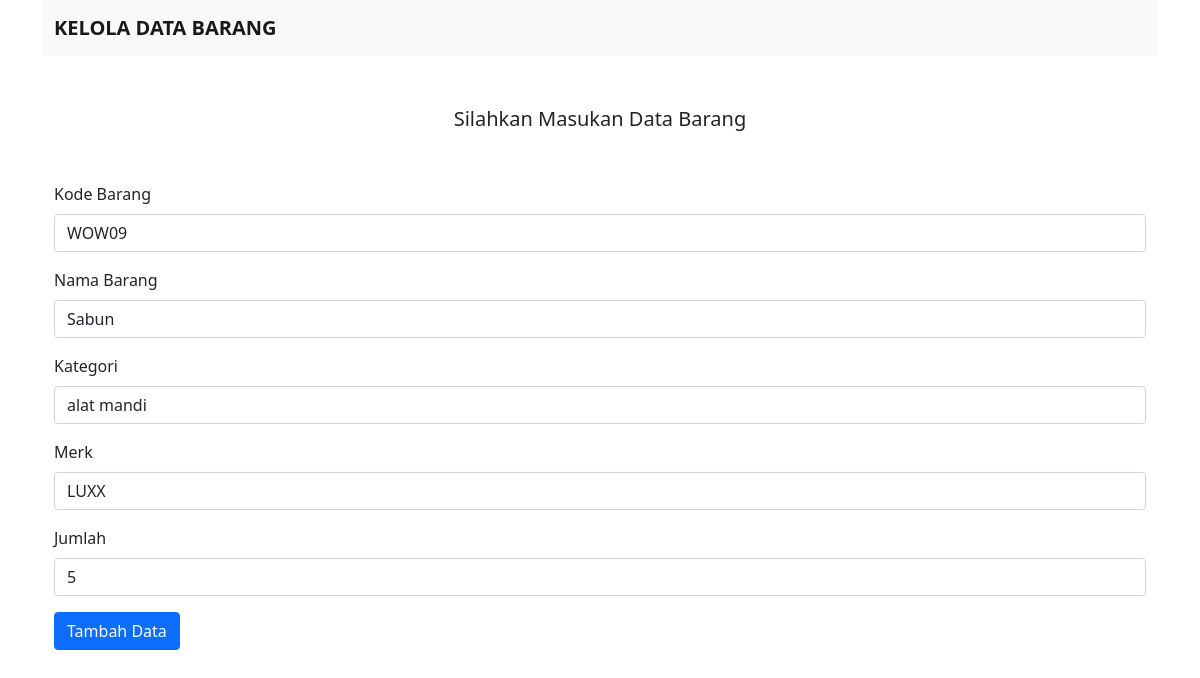
Page /edit.php?id=876558 on the committed database.
### tables this page shows
CREATE TABLE `barang` (
  `id` int(20) NOT NULL,
  `kode_brg` varchar(50) NOT NULL,
  `nama_brg` varchar(225) NOT NULL,
  `kategori` varchar(20) NOT NULL,
  `merk` varchar(20) NOT NULL,
  `jumlah` int(20) NOT NULL
);

### database.php (called while the page is built, shortened)
<?php
$connect = mysqli_connect(DB_HOST, DB_USER, DB_PASS, DB_NAME) or die("Gagal menampilkan database " . mysqli_error($connect));
function editData($tablename, $id)
{
    global $connect;
    $sql = mysqli_query($connect, "SELECT * FROM $tablename WHERE id = '$id'");
    return $sql;
}
?>

### edit.php (the view, shortened to what this page needs)
<?php
include_once("database.php");
$sql = editData("barang", $_GET['id']);
?>
<!doctype html>
<html lang="en">
<head>
    <link href="https://cdn.jsdelivr.net/npm/bootstrap@5.0.2/dist/css/bootstrap.min.css" rel="stylesheet"
>
</head>
<body>
    <div class="container">
        <nav class="navbar navbar-expand-lg navbar-light bg-light">
            <div class="container-fluid ">
                <a class="navbar-brand" href="Home" style="padding-start: 100px;"><strong>KELOLA DATA
                        BARANG</strong></a>
            </div>
        </nav>
        <figure class="text-center mt-5">
            <blockquote class="blockquote">
                <p>Silahkan Masukan Data Barang</p>
            </blockquote>
        </figure>
        <div class="container mt-5">
            <form action="proses_update.php" method="post">
                <?php
            while ($data = mysqli_fetch_array($sql)) {
                ?>
                <div class="mb-3">
                    <label for="kode_brg" class="form-label">Kode Barang</label>
                    <input type="text" class="form-control" id="kode_brg" name="kode_brg"  value="<?php echo $data['kode_brg']; ?>">
                </div>
                <div class="mb-3">
                    <label for="nama_brg" class="form-label">Nama Barang</label>
                    <input type="text" class="form-control" id="nama_brg" name="nama_brg"  value="<?php echo $data['nama_brg']; ?>">
                </div>
                <div class="mb-3">
                    <label for="kategori" class="form-label">Kategori</label>
                    <input type="text" class="form-control" id="kategori" name="kategori" value="<?php echo $data['kategori']; ?>">
                </div>
                <div class="mb-3">
                    <label for="merk" class="form-label">Merk</label>
                    <input type="text" class="form-control" id="merk" name="merk"  value="<?php echo $data['merk']; ?>">
                </div>
                <div class="mb-3">
                    <label for="jumlah" class="form-label">Jumlah</label>
                    <input type="number" class="form-control" id="jumlah" name="jumlah"  value="<?php echo $data['jumlah']; ?>">
                </div>
                <button type='submit' name="submit" class='btn btn-primary'>Tambah Data</button>
            </form>
            <?php } ?>
        </div>
</html>
</body>
</html>

### rows in the picture
barang: kode_brg "WOW09", nama_brg "Sabun", kategori "alat mandi", merk "LUXX", jumlah "5"
